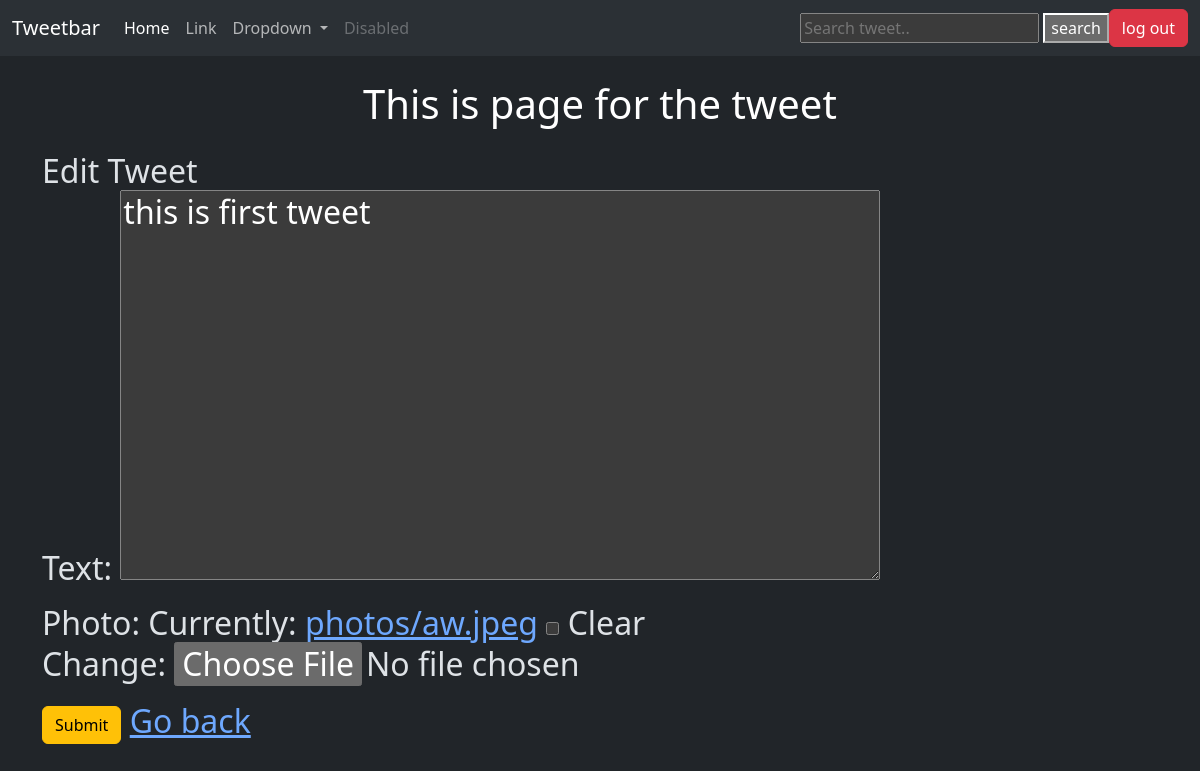
/tweet/1/edit/ (signed in), run on an earlier commit of the app's database.
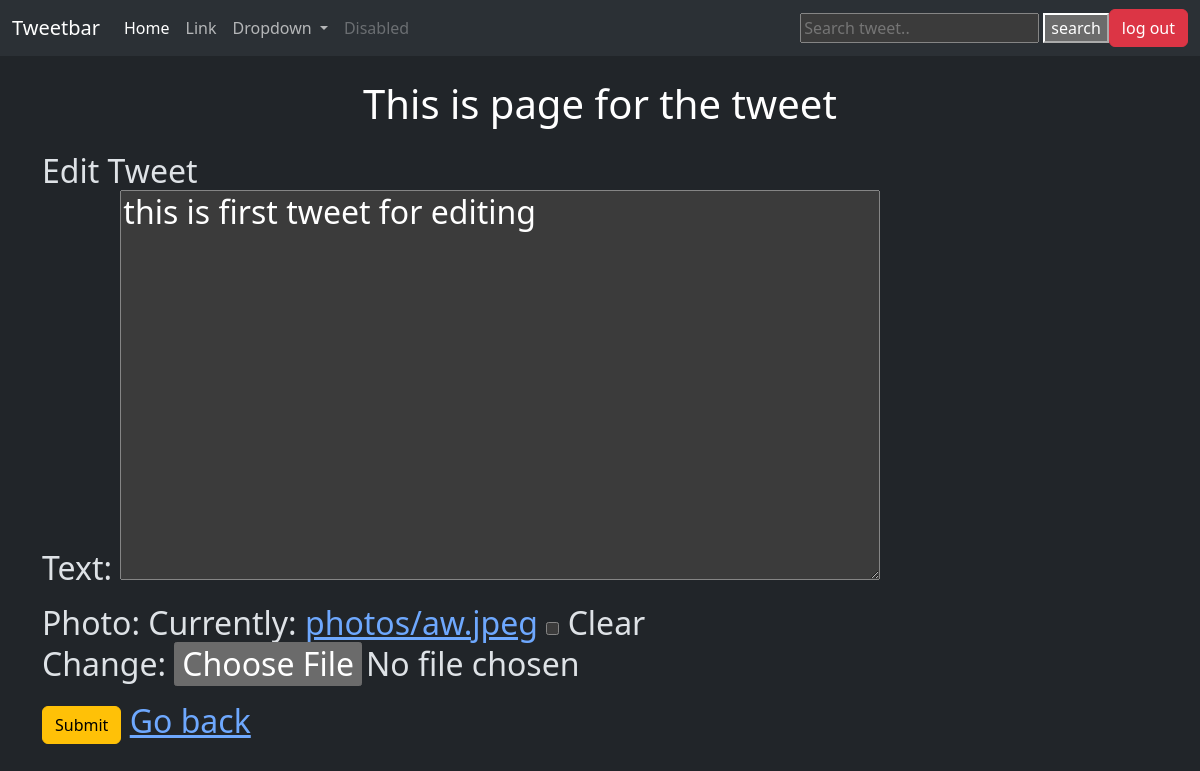
And on a later commit of the database.
### tweet/models.py (models this page shows, shortened)
class Tweet(models.Model):
    user=models.ForeignKey(User,on_delete=models.CASCADE)
    text=models.TextField(max_length=240)
    photo=models.ImageField(upload_to='photos/',blank=True,null=True)
    created_at=models.DateTimeField(auto_now_add=True)
    updated_at=models.DateTimeField(auto_now=True)

### tweet/views.py (the view)
# urls.py: path('<int:tweet_id>/edit/', views.tweet_edit,name='tweet_edit'),
@login_required
def tweet_edit(request,tweet_id):
    tweet=get_object_or_404(Tweet,pk=tweet_id,user=request.user)
    if request.method=='POST':
        form=TweetForm(request.POST,request.FILES,instance=tweet)
        if form.is_valid():
            tweet=form.save(commit=False)
            tweet.user=request.user
            tweet.save()
            return redirect('tweet_list')
    else:
        form=TweetForm(instance=tweet)
    return render(request,'tweet_form.html',{'form':form})

### tweet/forms.py
class TweetForm(forms.ModelForm):
    class Meta:
        model=Tweet
        fields=['text','photo']

### tweet/templates/tweet_form.html (shortened to what this page needs)
{% extends "layout.html" %}
{% block content %}
<h1 class="text-center text-white m-4">
    This is page for the tweet
</h1>
<h2>{%if form.instance.pk%}
    Edit Tweet {%else%}
    Create Tweet
    {%endif%}
    <form action="" method="post" enctype="multipart/form-data" class="form">
        {{form.as_p}}
        <button class="btn btn-warning" type="submit">Submit</button>
        <a href="{%url 'tweet_list'%}">Go back</a>
    </form>
</h2>
{% endblock %}

What changed in the data, as far as the page shows it:
changed Tweet: text "this is first tweet" → "this is first tweet for editing"
